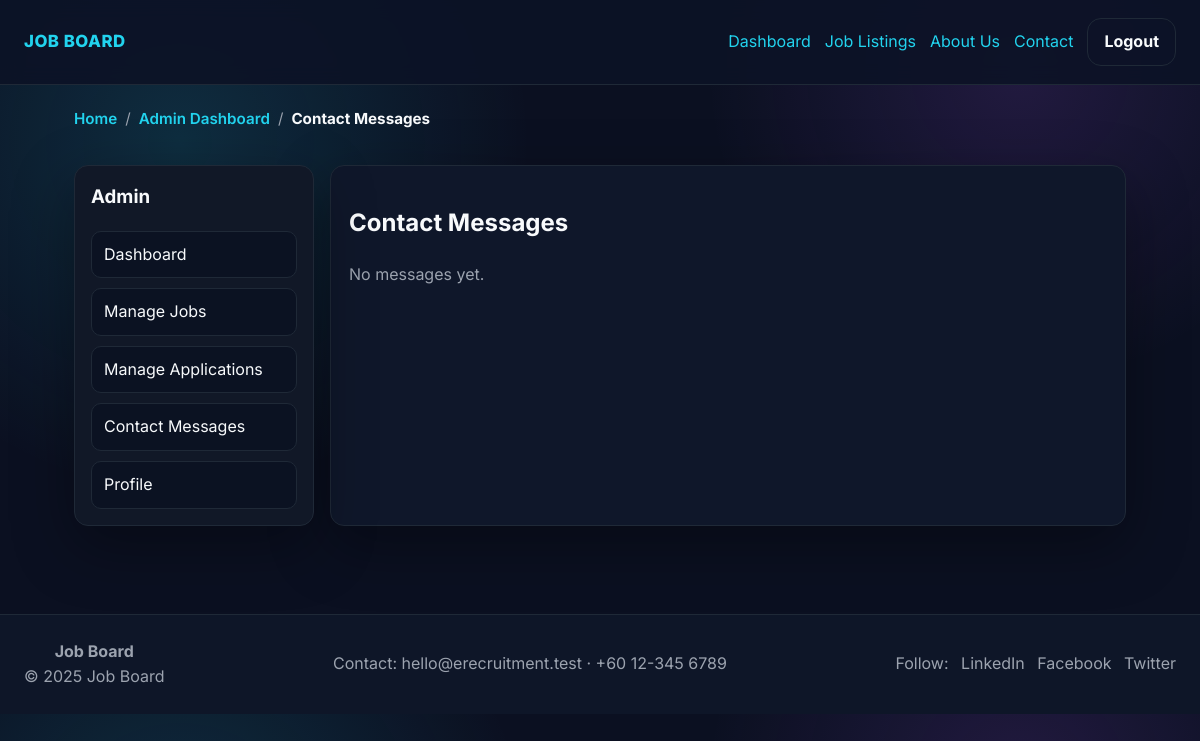
Page /admin/messages.php (signed in) on the earlier database version.
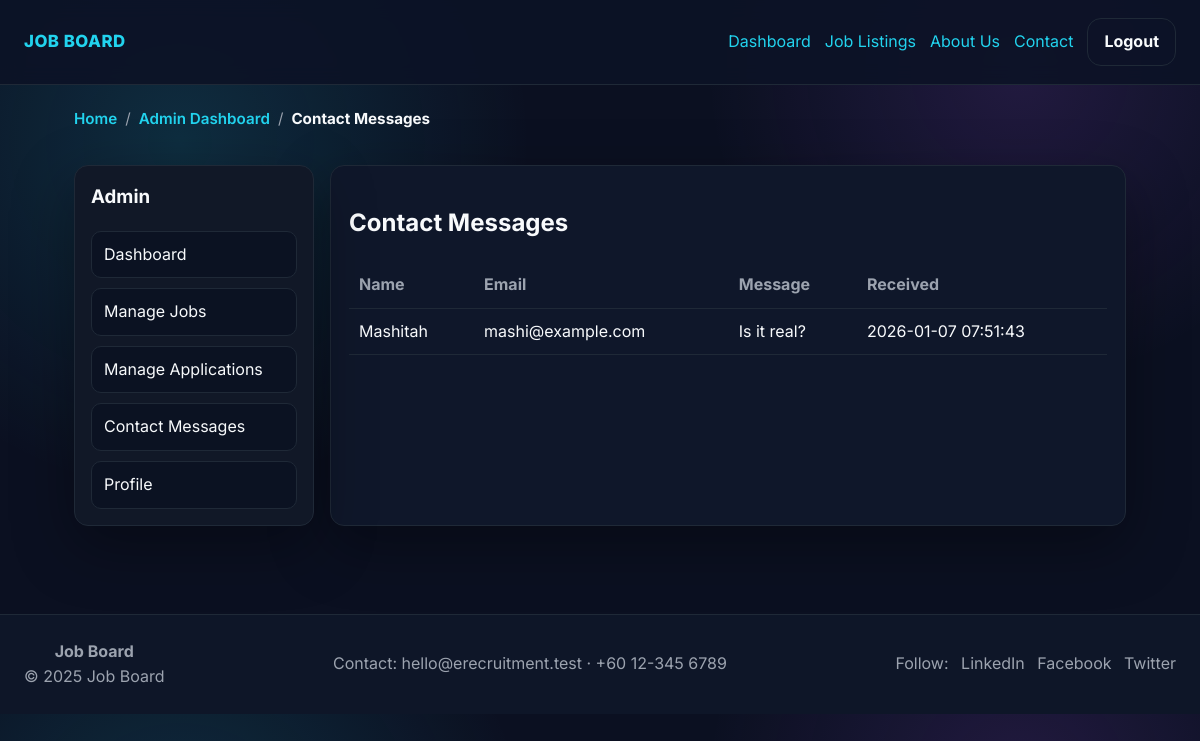
Same page on the later database version.
### tables this page shows
CREATE TABLE `contact_messages` (
  `id` int(11) NOT NULL,
  `name` varchar(150) NOT NULL,
  `email` varchar(150) NOT NULL,
  `message` text NOT NULL,
  `created_at` timestamp NOT NULL DEFAULT current_timestamp()
);

### includes/auth.php (called while the page is built, shortened)
<?php
function h($string)
{
    return htmlspecialchars((string)$string, ENT_QUOTES, 'UTF-8');
}
function base_path()
{
    static $base;
    if ($base !== null) {
        return $base;
    }
    $scriptDir = str_replace('\\', '/', dirname($_SERVER['SCRIPT_NAME'] ?? ''));
    $base = rtrim(preg_replace('#/(admin|user)(/.*)?$#', '', $scriptDir), '/');
    if ($base === '' && !empty($_SERVER['DOCUMENT_ROOT'])) {
        $docRoot = str_replace('\\', '/', realpath($_SERVER['DOCUMENT_ROOT']));
        $appRoot = str_replace('\\', '/', realpath(__DIR__ . '/..'));
        if ($docRoot && $appRoot && strpos($appRoot, $docRoot) === 0) {
            $derived = substr($appRoot, strlen($docRoot));
            $base = rtrim($derived, '/');
        }
    }
    return $base;
}
function url_for($path)
{
    $root = base_path();
    $trimmed = '/' . ltrim($path, '/');
    return ($root === '') ? $trimmed : $root . $trimmed;
}
function current_path()
{
    $uri = parse_url($_SERVER['REQUEST_URI'] ?? '', PHP_URL_PATH);
    $base = base_path();
    $uri = ltrim($uri, '/');
    return $uri;
}
function breadcrumb_trail($currentLabel = null)
{
    $path = current_path();
    $trail = [
        ['label' => 'Home', 'url' => url_for('index.php')],
    ];
    $admin = str_starts_with($path, 'admin/');
    $user = str_starts_with($path, 'user/');
    if ($admin) {
        $trail[] = ['label' => 'Admin Dashboard', 'url' => url_for('admin/index.php')];
        if ($path === 'admin/jobs.php') {
            $trail[] = ['label' => 'Manage Jobs'];
        } elseif ($path === 'admin/applications.php') {
            $trail[] = ['label' => 'Manage Applications'];
        } elseif ($path === 'admin/messages.php') {
            $trail[] = ['label' => 'Contact Messages'];
        } elseif ($path === 'admin/profile.php') {
            $trail[] = ['label' => 'Admin Profile'];
        }
    }
    $deduped = [];
    foreach ($trail as $crumb) {
        $deduped[] = $crumb;
    }
    return $deduped;
}

### admin/messages.php (the view, shortened to what the changed rows need)
<?php
require_once __DIR__ . '/../includes/auth.php';
$stmt = $pdo->query('SELECT * FROM contact_messages ORDER BY created_at DESC');
$messages = $stmt->fetchAll();
?>
<?php include __DIR__ . '/../includes/header.php'; ?>
<div class="layout-shell">
    <section class="main-panel">
        <h1>Contact Messages</h1>
        <?php if (!$messages): ?>
            <p class="muted">No messages yet.</p>
        <?php else: ?>
            <table>
                <thead>
                <tr>
                    <th>Name</th>
                    <th>Email</th>
                    <th>Message</th>
                    <th>Received</th>
                </tr>
                </thead>
                <tbody>
                <?php foreach ($messages as $msg): ?>
                    <tr>
                        <td data-label="Name"><?php echo h($msg['name']); ?></td>
                        <td data-label="Email"><?php echo h($msg['email']); ?></td>
                        <td data-label="Message"><?php echo nl2br(h($msg['message'])); ?></td>
                        <td data-label="Received"><?php echo h($msg['created_at']); ?></td>
                    </tr>
                <?php endforeach; ?>
                </tbody>
            </table>
        <?php endif; ?>
    </section>
</div>
<?php include __DIR__ . '/../includes/footer.php'; ?>

### includes/header.php (shortened to what the changed rows need)
<?php
require_once __DIR__ . '/auth.php';
?>
<!doctype html>
<html lang="en">
<head>
    <link rel="stylesheet" href="<?php echo h(url_for('assets/styles.css?v=2')); ?>">
</head>
<body>
<?php
$crumbs = breadcrumb_trail($breadcrumb_current ?? null);
if ($crumbs && count($crumbs) > 1): ?>
    <div class="breadcrumbs">
        <?php foreach ($crumbs as $i => $crumb): ?>
            <?php if (!empty($crumb['url']) && $i !== count($crumbs) - 1): ?>
                <a href="<?php echo h($crumb['url']); ?>"><?php echo h($crumb['label']); ?></a>
            <?php else: ?>
                <span class="crumb-current"><?php echo h($crumb['label']); ?></span>
            <?php endif; ?>
            <?php if ($i !== count($crumbs) - 1): ?>
                <span class="crumb-sep">/</span>
            <?php endif; ?>
        <?php endforeach; ?>
    </div>
<?php endif; ?>
<main class="page">

Differences in the rows shown:
added contact_messages: name "Mashitah", email "mashi@example.com", message "Is it real?", created_at "2026-01-07 07:51:43"
Other differences:
text no longer shown: "No messages yet."
text now shown: "Name Email Message Received"
